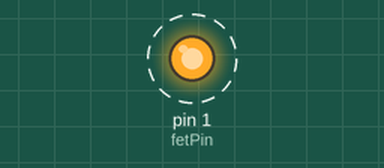
Bench run of a sketch on a simulated Arduino Uno, built with avr-gcc and run on an emulated ATmega328P. On the bench: output pins drawn as LEDs (lit = HIGH). Dashed ring = blinking.

Above: at 0.02 s.
Timing chart, 0 to 3.0 s (numbered marks = the images above):
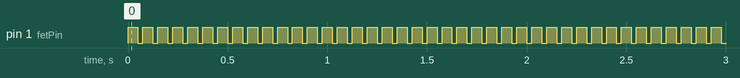

The sketch:

fetDriver_test.ino
```cpp
// #define fetPin 3
// #define maxIntensity 255
const int fetPin = 1;
// const int maxIntensity = 255;
void setup() {
  // put your setup code here, to run once:
  pinMode(fetPin, OUTPUT);
}

void loop() {
  digitalWrite(fetPin, HIGH);
  delay(50);
  digitalWrite(fetPin, LOW);
  delay(25);
}
```

Measured:
- by itself, pin 1 (fetPin): alternates HIGH for 0.05 s and LOW for 0.03 s
